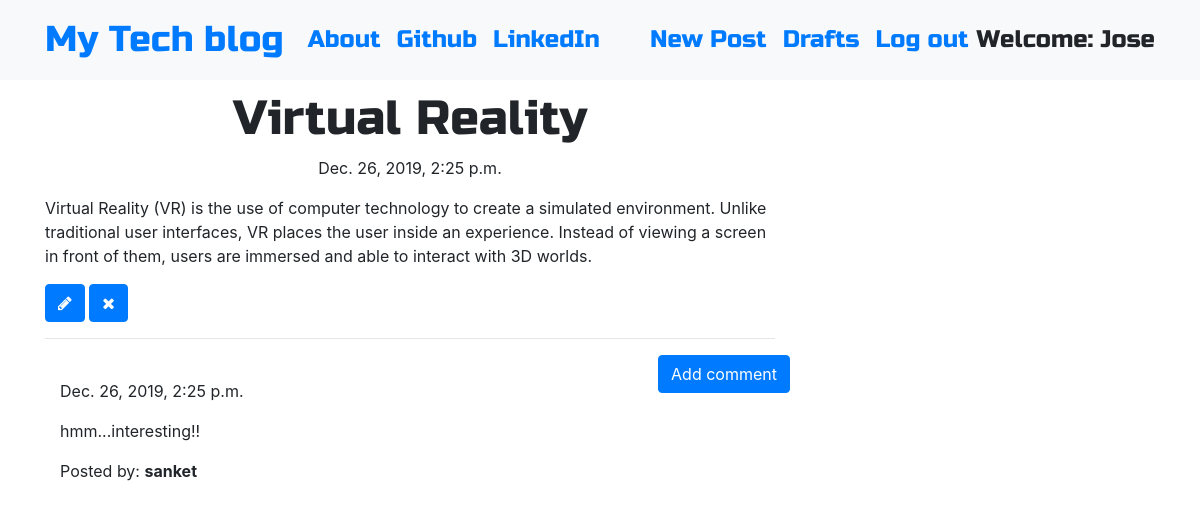
Screenshot of /post/4 (signed in) with the database file from the repository.
### blog/models.py (models this page shows, shortened)
class Post(models.Model):
    author = models.ForeignKey('auth.User',on_delete=models.CASCADE)
    title = models.CharField(max_length=200)
    text = models.TextField()
    created_date = models.DateTimeField(default=timezone.now)
    published_date = models.DateTimeField(blank=True, null=True)

class Comment(models.Model):
    post = models.ForeignKey('blog.Post', related_name='comments',on_delete=models.CASCADE)
    author = models.CharField(max_length=200)
    text = models.TextField()
    created_date = models.DateTimeField(default=timezone.now)
    approved_comment = models.BooleanField(default=False)

### blog/views.py (the view)
# urls.py: path('post/<int:pk>', views.PostDetailView.as_view(), name='post_detail'),
class PostDetailView(DetailView):
    model = Post

### blog/templates/blog/post_detail.html (shortened to what this page needs)
{% extends 'blog/base.html' %}
{% block content %}
        <h1 class='posttitle loader'>{{ post.title }}</h1>
        {% if post.published_date %}
            <div class="date postdate">
                {{ post.published_date }}
            </div>
        {% else %}
            <a class="btn btn-outline-dark" href="{% url 'post_publish' pk=post.pk %}">Publish</a>
        {% endif %}
      <p class='postcontent' >{{ post.text|safe|linebreaksbr }}</p>
      {% if user.is_authenticated %}
          <a class="btn btn-primary" href="{% url 'post_edit' pk=post.pk %}"><span class="fa fa-pencil"></span></a>
          <a class="btn btn-primary" href="{% url 'post_remove' pk=post.pk %}"><span class="fa fa-remove"></span></a>
      {% endif %}
  <hr>
  <a class="btn btn-primary btn-comment" href="{% url 'add_comment_to_post' pk=post.pk %}">Add comment</a>
  <div class="container">
  {% for comment in post.comments.all %}
  <br>
      {% if user.is_authenticated or comment.approved_comment %}
              {{ comment.created_date }}
          <p>{{ comment.text|safe|linebreaks }}</p>
          <p>Posted by: <strong>{{ comment.author }}</strong></p>
      {% endif %}
  {% empty %}
      <p>No comments posted.</p>
  {% endfor %}
</div>
{% endblock %}

### blog/templates/blog/base.html (shortened to what this page needs)
<!DOCTYPE html>
{% load static %}
<html>
  <head>
    <link rel="stylesheet" href="https://stackpath.bootstrapcdn.com/bootstrap/4.1.3/css/bootstrap.min.css"
>
    <link href="https://maxcdn.bootstrapcdn.com/font-awesome/4.7.0/css/font-awesome.min.css" rel="stylesheet">
    <link rel="stylesheet" href="//cdn.jsdelivr.net/medium-editor/latest/css/medium-editor.min.css" type="text/css" media="screen" charset="utf-8">
    <link rel="stylesheet" href="{% static 'css/blog.css' %}">
  </head>
  <body class='loader'>
    <nav class="navbar navbar-expand-lg bg-light techfont">
      <div class="container">
        <div class="navbar-nav align-items-center">
          <a class="navbar-brand bigbrand" href="{% url 'post_list' %}">My Tech blog</a>
          <a class="nav-item nav-link" href="{% url 'about' %}">About</a>
          <a class="nav-item nav-link" href="https://www.github.com">Github</a>
          <a class="nav-item nav-link" href="https://www.linkedin.com">LinkedIn</a>
        </div>
        <div class="navbar-nav align-items-center ml-auto">
          {% if user.is_authenticated %}
            <a class="nav-item nav-link" href="{% url 'post_new' %}">New Post</a>
            <a class="nav-item nav-link" href="{% url 'post_draft_list' %}">Drafts</a>
            <a class="nav-item nav-link" href="{% url 'logout' %}">Log out</a>
            <a >Welcome: {{ user.username }}</a>
          {% else %}
            <a class="nav-item nav-link" href="{% url 'login' %}" aria-label="Login">
              <span class="fa fa-user" aria-hidden="true"></span></a>
          {% endif %}
        </div>
      </div>
    </nav>
          <div class="content container">
              <div class="row">
                  <div class="col-md-8">
                    <div class="blog_posts">
                      {% block content %}
                      {% endblock %}
                    </div>
                  </div>
              </div>
          </div>
  </body>
</html>

### blog/static/css/blog.css (style rules this page uses)
.techfont { font-family: 'Russo One', sans-serif; font-size: 1.5em; margin-bottom: 10px; }
.postdate { text-align: center; }
.posttitle { font-family: 'Russo One', sans-serif; font-size: 3em; text-align: center; }
.postcontent { font-family: 'Montserrat'; font-size: 1.5em; }
.btn-comment { position: absolute; right: 0px; }
.bigbrand { font-size: 1.5em; }
.loader { filter:hue-rotate(0deg); color: linear-gradient(45deg,#0f8,#08f); animation:hue 5000ms infinite linear; }

### rows the page displays
Post: title "Virtual Reality", published_date "Dec. 26, 2019, 2:25 p.m.", text "Virtual Reality (VR) is the use of computer technology to create a simulated environment. Unlike traditional user interfaces, VR places the user inside an experience. Instead of viewing a screen in front of them, users are immersed and able to interact with 3D worlds."
Comment: created_date "Dec. 26, 2019, 2:25 p.m.", text "hmm...interesting!!", author "sanket"

### other values shown
{{ user.username }} "Jose"
